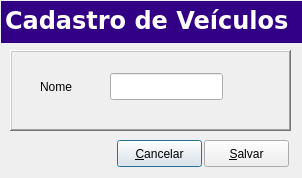
<?xml version="1.0" encoding="UTF-8"?>
<ui version="4.0">
 <class>Editveicname</class>
 <widget class="QDialog" name="Editveicname">
  <property name="geometry">
   <rect>
    <x>0</x>
    <y>0</y>
    <width>302</width>
    <height>178</height>
   </rect>
  </property>
  <property name="windowTitle">
   <string>Edit</string>
  </property>
  <widget class="QFrame" name="frame">
   <property name="geometry">
    <rect>
     <x>10</x>
     <y>50</y>
     <width>281</width>
     <height>81</height>
    </rect>
   </property>
   <property name="frameShape">
    <enum>QFrame::WinPanel</enum>
   </property>
   <property name="frameShadow">
    <enum>QFrame::Raised</enum>
   </property>
   <widget class="QLabel" name="Lbltype">
    <property name="geometry">
     <rect>
      <x>30</x>
      <y>28</y>
      <width>59</width>
      <height>17</height>
     </rect>
    </property>
    <property name="text">
     <string>Nome</string>
    </property>
   </widget>
   <widget class="QLineEdit" name="LnEdttype">
    <property name="geometry">
     <rect>
      <x>100</x>
      <y>23</y>
      <width>113</width>
      <height>27</height>
     </rect>
    </property>
   </widget>
  </widget>
  <widget class="QFrame" name="topmenu">
   <property name="geometry">
    <rect>
     <x>1</x>
     <y>1</y>
     <width>801</width>
     <height>42</height>
    </rect>
   </property>
   <property name="minimumSize">
    <size>
     <width>0</width>
     <height>42</height>
    </size>
   </property>
   <property name="maximumSize">
    <size>
     <width>16777215</width>
     <height>42</height>
    </size>
   </property>
   <property name="styleSheet">
    <string notr="true">background-color: rgb(50, 0, 133);</string>
   </property>
   <property name="frameShadow">
    <enum>QFrame::Raised</enum>
   </property>
   <widget class="QLabel" name="labelStatus">
    <property name="enabled">
     <bool>false</bool>
    </property>
    <property name="geometry">
     <rect>
      <x>4</x>
      <y>0</y>
      <width>541</width>
      <height>39</height>
     </rect>
    </property>
    <property name="palette">
     <palette>
      <active>
       <colorrole role="WindowText">
        <brush brushstyle="SolidPattern">
         <color alpha="255">
          <red>255</red>
          <green>255</green>
          <blue>255</blue>
         </color>
        </brush>
       </colorrole>
       <colorrole role="Button">
        <brush brushstyle="SolidPattern">
         <color alpha="255">
          <red>50</red>
          <green>0</green>
          <blue>133</blue>
         </color>
        </brush>
       </colorrole>
       <colorrole role="Text">
        <brush brushstyle="SolidPattern">
         <color alpha="255">
          <red>255</red>
          <green>255</green>
          <blue>255</blue>
         </color>
        </brush>
       </colorrole>
       <colorrole role="ButtonText">
        <brush brushstyle="SolidPattern">
         <color alpha="255">
          <red>255</red>
          <green>255</green>
          <blue>255</blue>
         </color>
        </brush>
       </colorrole>
       <colorrole role="Base">
        <brush brushstyle="SolidPattern">
         <color alpha="255">
          <red>50</red>
          <green>0</green>
          <blue>133</blue>
         </color>
        </brush>
       </colorrole>
       <colorrole role="Window">
        <brush brushstyle="SolidPattern">
         <color alpha="255">
          <red>50</red>
          <green>0</green>
          <blue>133</blue>
         </color>
        </brush>
       </colorrole>
      </active>
      <inactive>
       <colorrole role="WindowText">
        <brush brushstyle="SolidPattern">
         <color alpha="255">
          <red>255</red>
          <green>255</green>
          <blue>255</blue>
         </color>
        </brush>
       </colorrole>
       <colorrole role="Button">
        <brush brushstyle="SolidPattern">
         <color alpha="255">
          <red>50</red>
          <green>0</green>
          <blue>133</blue>
         </color>
        </brush>
       </colorrole>
       <colorrole role="Text">
        <brush brushstyle="SolidPattern">
         <color alpha="255">
          <red>255</red>
          <green>255</green>
          <blue>255</blue>
         </color>
        </brush>
       </colorrole>
       <colorrole role="ButtonText">
        <brush brushstyle="SolidPattern">
         <color alpha="255">
          <red>255</red>
          <green>255</green>
          <blue>255</blue>
         </color>
        </brush>
       </colorrole>
       <colorrole role="Base">
        <brush brushstyle="SolidPattern">
         <color alpha="255">
          <red>50</red>
          <green>0</green>
          <blue>133</blue>
         </color>
        </brush>
       </colorrole>
       <colorrole role="Window">
        <brush brushstyle="SolidPattern">
         <color alpha="255">
          <red>50</red>
          <green>0</green>
          <blue>133</blue>
         </color>
        </brush>
       </colorrole>
      </inactive>
      <disabled>
       <colorrole role="WindowText">
        <brush brushstyle="SolidPattern">
         <color alpha="255">
          <red>255</red>
          <green>255</green>
          <blue>255</blue>
         </color>
        </brush>
       </colorrole>
       <colorrole role="Button">
        <brush brushstyle="SolidPattern">
         <color alpha="255">
          <red>50</red>
          <green>0</green>
          <blue>133</blue>
         </color>
        </brush>
       </colorrole>
       <colorrole role="Text">
        <brush brushstyle="SolidPattern">
         <color alpha="255">
          <red>255</red>
          <green>255</green>
          <blue>255</blue>
         </color>
        </brush>
       </colorrole>
       <colorrole role="ButtonText">
        <brush brushstyle="SolidPattern">
         <color alpha="255">
          <red>255</red>
          <green>255</green>
          <blue>255</blue>
         </color>
        </brush>
       </colorrole>
       <colorrole role="Base">
        <brush brushstyle="SolidPattern">
         <color alpha="255">
          <red>50</red>
          <green>0</green>
          <blue>133</blue>
         </color>
        </brush>
       </colorrole>
       <colorrole role="Window">
        <brush brushstyle="SolidPattern">
         <color alpha="255">
          <red>50</red>
          <green>0</green>
          <blue>133</blue>
         </color>
        </brush>
       </colorrole>
      </disabled>
     </palette>
    </property>
    <property name="font">
     <font>
      <family>Verdana</family>
      <pointsize>18</pointsize>
      <weight>75</weight>
      <bold>true</bold>
     </font>
    </property>
    <property name="styleSheet">
     <string/>
    </property>
    <property name="frameShape">
     <enum>QFrame::NoFrame</enum>
    </property>
    <property name="frameShadow">
     <enum>QFrame::Plain</enum>
    </property>
    <property name="lineWidth">
     <number>1</number>
    </property>
    <property name="text">
     <string>Cadastro de Veículos</string>
    </property>
    <property name="textFormat">
     <enum>Qt::AutoText</enum>
    </property>
    <property name="alignment">
     <set>Qt::AlignLeading|Qt::AlignLeft|Qt::AlignVCenter</set>
    </property>
    <property name="wordWrap">
     <bool>false</bool>
    </property>
    <property name="textInteractionFlags">
     <set>Qt::NoTextInteraction</set>
    </property>
   </widget>
  </widget>
  <widget class="QPushButton" name="PshBtnCancel">
   <property name="geometry">
    <rect>
     <x>117</x>
     <y>140</y>
     <width>85</width>
     <height>27</height>
    </rect>
   </property>
   <property name="text">
    <string>&amp;Cancelar</string>
   </property>
  </widget>
  <widget class="QPushButton" name="PshBtnSave">
   <property name="geometry">
    <rect>
     <x>204</x>
     <y>140</y>
     <width>85</width>
     <height>27</height>
    </rect>
   </property>
   <property name="text">
    <string>&amp;Salvar</string>
   </property>
  </widget>
 </widget>
 <resources/>
 <connections/>
</ui>
